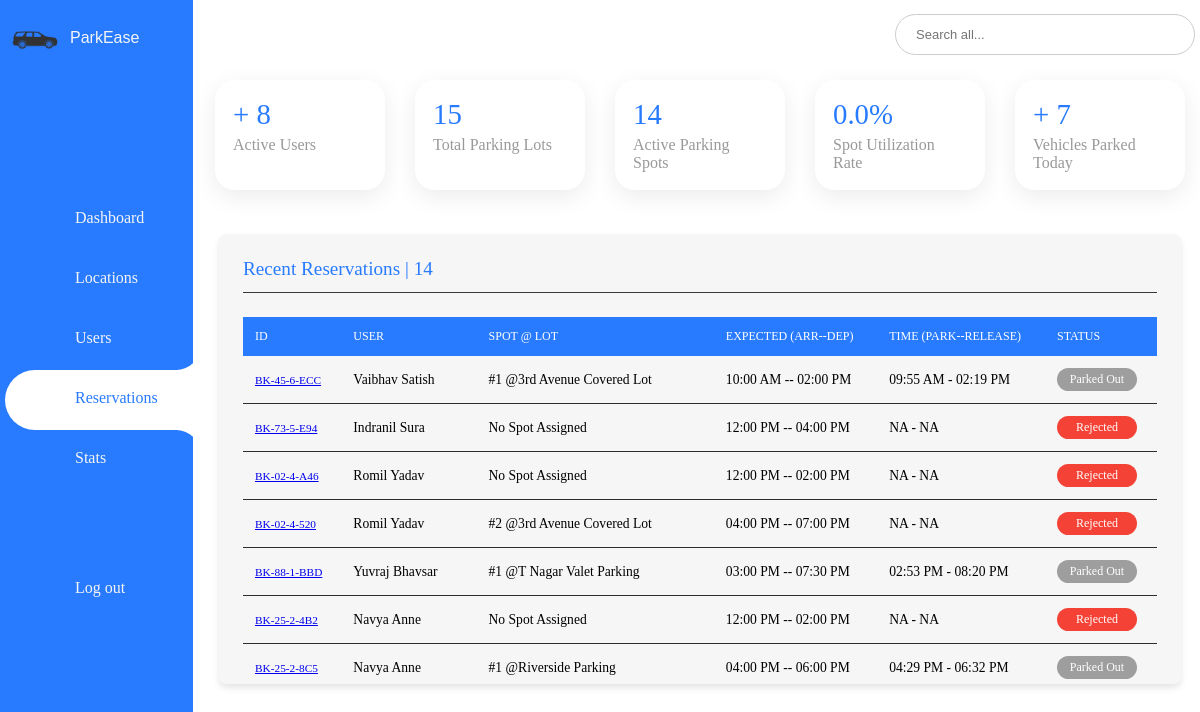
The page /admin/activity_log on the database its author committed.
### model.py (models this page shows, shortened)
class Reservation(db.Model):
    id = db.Column(db.Integer, primary_key=True)
    booking_id = db.Column(db.String(50), unique=True, nullable=False)
    booking_timestamp = db.Column(db.DateTime, default=datetime.utcnow)
    lot_id = db.Column(db.Integer, db.ForeignKey('parking_lot.id'), nullable=False)
    spot_id = db.Column(db.Integer, db.ForeignKey('parking_spot.id'))
    user_id = db.Column(db.Integer, db.ForeignKey('user.id'))
    vehicle_id = db.Column(db.Integer, db.ForeignKey('vehicle.id'))
    expected_arrival = db.Column(db.DateTime, nullable=False)
    expected_departure = db.Column(db.DateTime, nullable=False)
    parking_timestamp = db.Column(db.DateTime)
    leaving_timestamp = db.Column(db.DateTime)
    parking_cost = db.Column(db.Float)
    status = db.Column(db.String(20), default='Pending')
    cancellation_reason = db.Column(db.String(200))
    lot = db.relationship('ParkingLot')
    spot = db.relationship('ParkingSpot', backref=db.backref('reservations', lazy='dynamic'))
    user = db.relationship('User')
    vehicle = db.relationship('Vehicle')

class User(db.Model, UserMixin):
    id = db.Column(db.Integer, primary_key=True)
    username = db.Column(db.String(80), unique=True)
    email = db.Column(db.String(120), unique=True, nullable=False)
    password = db.Column(db.String(200), nullable=False)
    firstname = db.Column(db.String(100))
    lastname = db.Column(db.String(100))
    gender = db.Column(db.String(10))
    phone = db.Column(db.String(15))
    address = db.Column(db.String(200))
    pin = db.Column(db.String(10))
    registration_date = db.Column(db.DateTime, default=datetime.now)
    is_active = db.Column(db.Boolean, default=True)
    reservations = db.relationship('Reservation', backref='user_ref', lazy=True)
    vehicles = db.relationship('Vehicle', backref='owner', cascade='all, delete-orphan')

class ParkingSpot(db.Model):
    id = db.Column(db.Integer, primary_key=True)
    lot_id = db.Column(db.Integer, db.ForeignKey('parking_lot.id'))
    spot_number = db.Column(db.Integer, nullable=False)
    status = db.Column(db.String(1), default='A')  # A = Available, O = Occupied

class ParkingLot(db.Model):
    id = db.Column(db.Integer, primary_key=True)
    prime_location_name = db.Column(db.String(100))
    price_per_hour = db.Column(db.Float)
    max_parking_spots = db.Column(db.Integer, nullable=False)
    available_spots = db.Column(db.Integer, nullable=False)
    available_from = db.Column(db.Time)
    available_to = db.Column(db.Time)
    is_active = db.Column(db.Boolean, default=True)
    image_url = db.Column(db.String)
    admin_notes = db.Column(db.Text)
    location_id = db.Column(db.Integer, db.ForeignKey('location.id'), nullable=False)
    spots = db.relationship('ParkingSpot', backref='lot', cascade='all, delete-orphan', lazy=True)

### routes/admin_routes.py (the view)
@admin_bp.route('/activity_log', methods=['GET', 'POST'])
def activity_log():
    users = User.query.all()
    today = datetime.today().date()
    lots = ParkingLot.query.all()
    reservations=Reservation.query.all()
    vehicles_parked_today = Reservation.query.filter(Reservation.parking_timestamp >= datetime.combine(today, datetime.min.time())).count()
    parking_lots = []
    total_occupied_spots = 0
    total_spots = 0
    for lot in lots:
        occupied_count = ParkingSpot.query.filter_by(lot_id=lot.id, status='O').count()
        total = lot.available_spots or 1
        total_occupied_spots += occupied_count
        total_spots += total
        utilization = (occupied_count / total) * 100
        parking_lots.append({
            'id': lot.id,
            'prime_location_name': lot.prime_location_name,
            'available_spots': lot.available_spots,
            'occupied_spots': occupied_count,
            'utilization_rate': round(utilization, 1)
        })
    overall_utilization = round((total_occupied_spots / total_spots) * 100, 1) if total_spots else 0
    active_users = User.query.filter_by(is_active=True).count()
    total_parking_lots = ParkingLot.query.count()
    active_parkings = ParkingLot.query.filter_by(is_active=True).count()
    return render_template('admin/activity_log.html',
                           active_users=active_users,
                           parking_lots=parking_lots,
                           active_parkings=active_parkings,
                           total_parking_lots=total_parking_lots,
                           utilization_rate=overall_utilization,
                           vehicles_parked_today=vehicles_parked_today,
                           reservations=reservations)

### templates/admin/activity_log.html (shortened to what this page needs)
{% extends 'admin/adash_base.html' %}
{% block body %}
{% block content %}
<div class="dashboard-container">
    <div class="panel panel-left">
        <h3 class="panel-header">Recent Reservations | {{ reservations|length}} </h3>
        <table class="reservations-table">
            <thead>
                <tr>
                    <th>ID</th>
                    <th>User</th>
                    <th>Spot @ Lot</th>
                    <th>Expected (Arr--Dep)</th>
                    <th>Time (Park--Release)</th>
                    <th>Status</th>
                </tr>
            </thead>
            <tbody>
                {% for booking in reservations %}
                <tr>
                    <td>
                        <small>
                            <a href="{{ url_for('admin.booking_details', booking_id=booking.booking_id) }}"
                                class="bid-link">
                                {{ booking.booking_id }}
                            </a>
                        </small>
                    </td>
                    <td>{{ booking.user.firstname }} {{ booking.user.lastname }}</td>
                    <td>
                        {% if booking.spot %}
                        #{{ booking.spot.spot_number }} @{{ booking.spot.lot.prime_location_name }}
                        {% else %}
                        No Spot Assigned
                        {% endif %}
                    </td>
                    <td>{{ booking.expected_arrival.strftime('%I:%M %p') }} -- {{
                        booking.expected_departure.strftime('%I:%M %p') }}</td>
                    <td>
                        {% if booking.parking_timestamp and booking.leaving_timestamp %}
                        {{ booking.parking_timestamp.strftime('%I:%M %p') }} - {{
                        booking.leaving_timestamp.strftime('%I:%M %p') }}
                        {% elif booking.parking_timestamp %}
                        {{ booking.parking_timestamp.strftime('%I:%M %p') }} -- N/A
                        {% else %}
                        NA - NA
                        {% endif %}
                    </td>
                    <td>
                        <span class="status-badge status-{{ booking.status.lower().replace(' ', '_') }}">
                            {{ booking.status }}
                        </span>
                    </td>
                </tr>
                {% endfor %}
            </tbody>
        </table>
    </div>
</div>
{% endblock %}
{% endblock %}

### static/style/admin/adash_base.css (style rules this page uses)
* { margin: 0; padding: 0; box-sizing: border-box; }
:root { --blue: #287bff; --white: #fff; --grey: #f5f5f5; --black1: #222; --black2: #999; }
body { min-height: 100vh; overflow-x: hidden; }

### templates/admin/activity_log.html (style rules this page uses)
.dashboard-container { display: flex; gap: 1.5rem; padding: 1.5rem; height: calc(100vh - 100px); }
.panel { width: 48%; background-color: #f6f6f6; border-radius: 8px; padding: 1.5rem; box-shadow: 0 4px 6px rgba(0, 0, 0, 0.1); max-height: 450px; overflow-y: auto; }
.panel-left { width: 100%; background-color: #f6f6f6; border-radius: 8px; padding: 1.5rem; box-shadow: 0 4px 6px rgba(0, 0, 0, 0.1); max-height: 450px; overflow-y: auto; }
.panel-header { color: #287bff; margin-bottom: 1.5rem; padding-bottom: 0.75rem; border-bottom: 1px solid #3a3a3a; font-size: 1.2rem; font-weight: 500; }
.reservations-table { width: 100%; border-collapse: collapse; }
.reservations-table th { text-align: left; padding: 0.75rem; background-color: #287bff; color: #ffffff; font-weight: 500; text-transform: uppercase; font-size: 0.75rem; }
.reservations-table td { padding: 0.75rem; border-bottom: 1px solid #2d2d2d; font-size: 0.85rem; }
.status-badge { display: inline-block; padding: 4px 8px; border-radius: 12px; font-size: 0.75rem; font-weight: 500; text-transform: capitalize; color: white; text-align: center; min-width: 80px; }
.status-parked_out { background-color: #9E9E9E; }
.status-rejected { background-color: #F44336; }

### rows shown on the page
Reservation: booking_id "BK-45-6-ECC", user.firstname "Vaibhav", user.lastname "Satish", spot.spot_number "1", spot.lot.prime_location_name "3rd Avenue Covered Lot", expected_arrival "10:00 AM", expected_departure "02:00 PM", parking_timestamp "09:55 AM", leaving_timestamp "02:19 PM", status "Parked Out"
Reservation: booking_id "BK-73-5-E94", user.firstname "Indranil", user.lastname "Sura", shows "No Spot Assigned", expected_arrival "12:00 PM", expected_departure "04:00 PM", shows "NA - NA", status "Rejected"
Reservation: booking_id "BK-02-4-A46", user.firstname "Romil", user.lastname "Yadav", shows "No Spot Assigned", expected_arrival "12:00 PM", expected_departure "02:00 PM", shows "NA - NA", status "Rejected"
Reservation: booking_id "BK-02-4-520", user.firstname "Romil", user.lastname "Yadav", spot.spot_number "2", spot.lot.prime_location_name "3rd Avenue Covered Lot", expected_arrival "04:00 PM", expected_departure "07:00 PM", shows "NA - NA", status "Rejected"
Reservation: booking_id "BK-88-1-BBD", user.firstname "Yuvraj", user.lastname "Bhavsar", spot.spot_number "1", spot.lot.prime_location_name "T Nagar Valet Parking", expected_arrival "03:00 PM", expected_departure "07:30 PM", parking_timestamp "02:53 PM", leaving_timestamp "08:20 PM", status "Parked Out"
Reservation: booking_id "BK-25-2-4B2", user.firstname "Navya", user.lastname "Anne", shows "No Spot Assigned", expected_arrival "12:00 PM", expected_departure "02:00 PM", shows "NA - NA", status "Rejected"
Reservation: booking_id "BK-25-2-8C5", user.firstname "Navya", user.lastname "Anne", spot.spot_number "1", spot.lot.prime_location_name "Riverside Parking", expected_arrival "04:00 PM", expected_departure "06:00 PM", parking_timestamp "04:29 PM", leaving_timestamp "06:32 PM", status "Parked Out"

### other values the page prints
{{ active_users }} "8"
{{ total_parking_lots }} "15"
{{ active_parkings }} "14"
{{ utilization_rate }} "0.0"
{{ vehicles_parked_today }} "7"
{{ reservations|length }} "14"
